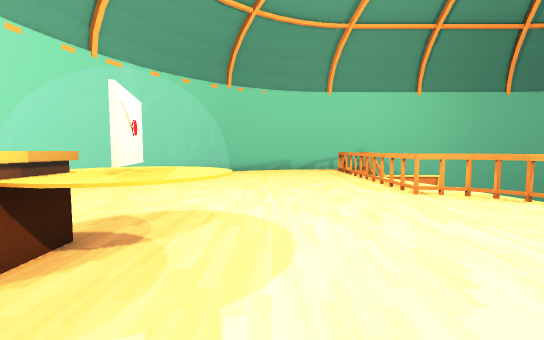
[1] (above)

13 first-person views from a walk through a 3-D level made in the Unity game engine. The camera is 1.2 m above the floor, tilts 4° down and sees 90° across. The floor is counted in squares, 1 m on a side. Each view is taken from the middle of a square. On the plan, view 1 faces up. The plan holds only what a view shows up to about 13 squares ahead; the rest is blank. The place goes on beyond the plan. The player character is not drawn. Some animated figures are not drawn.

[2]
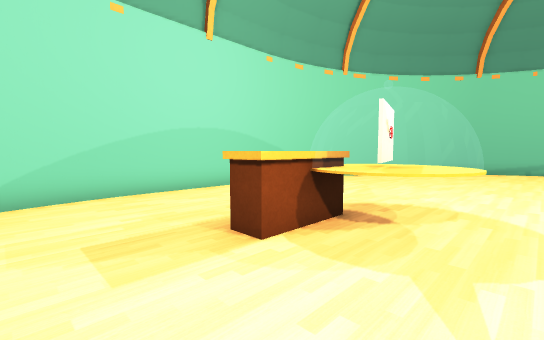

[3]
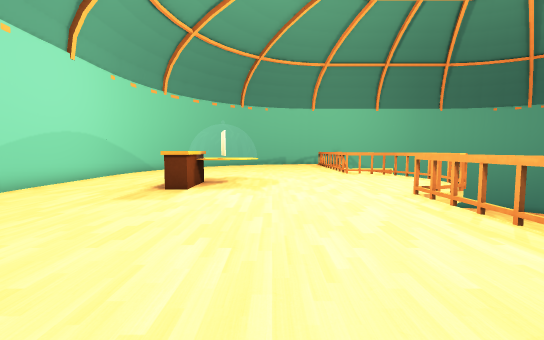

[4]
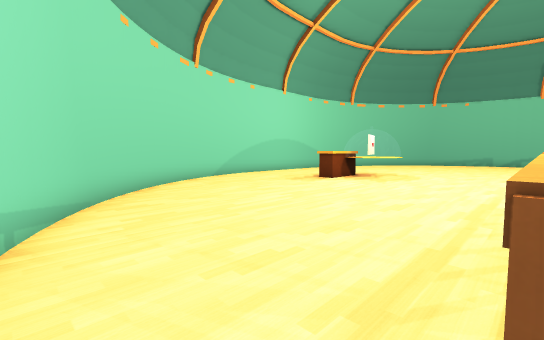

[5]
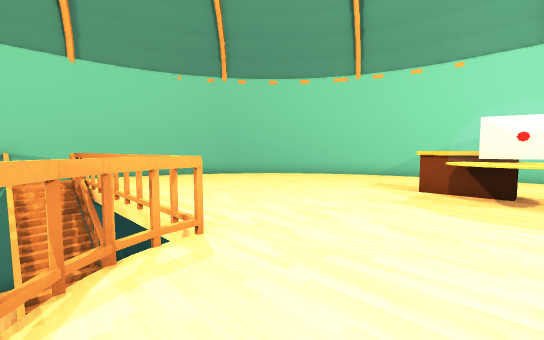

[6]
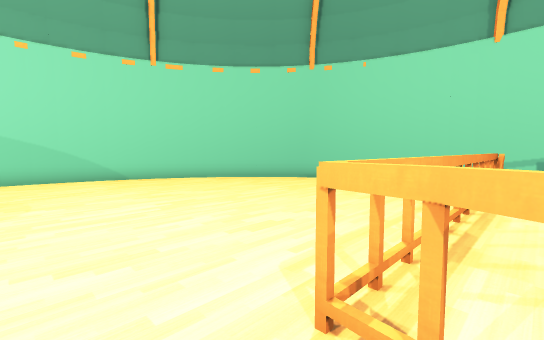

[7]
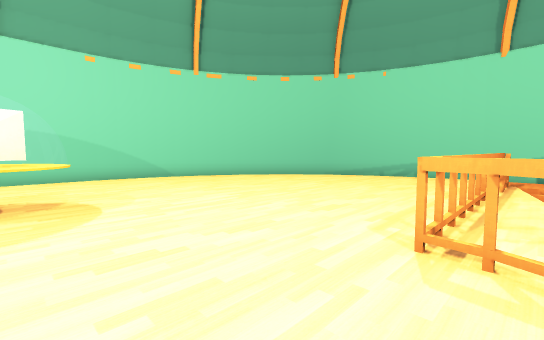

[8]
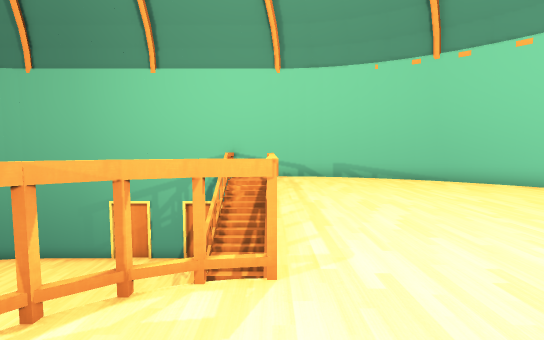

[9]
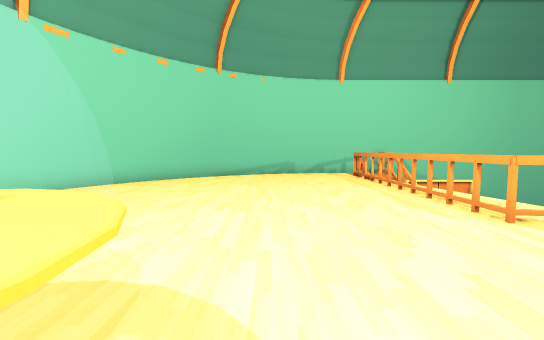

[10]
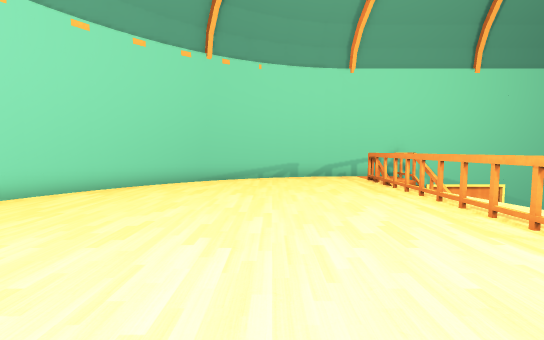

[11]
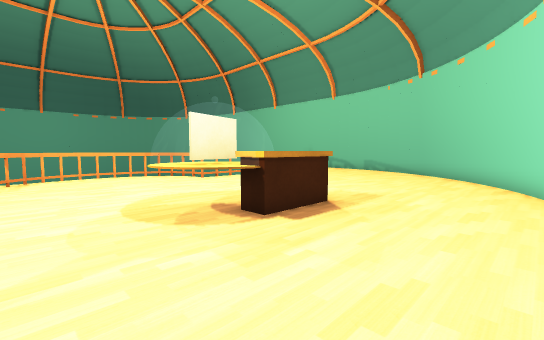

[12]
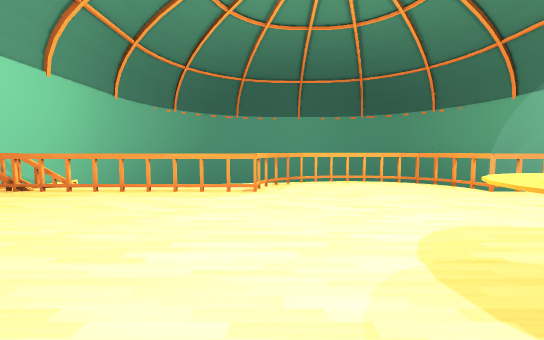

[13]
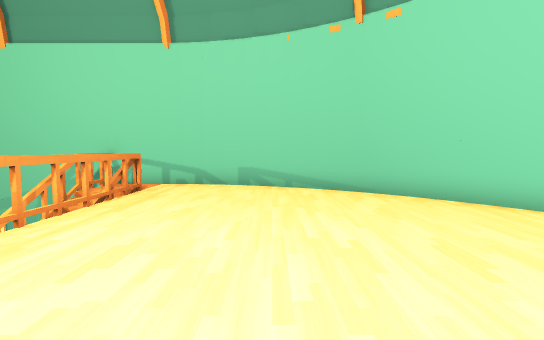

### Floor plan
Key: @ floor where view 1 was taken; # wall or solid block; x gap in a wall; . main floor; - floor 2.25 m lower than the main floor; _ floor 4 m lower than the main floor; / step, stairs or slope; v drop or lower ground; T thing the floor can be seen under or through; O other object.
Columns run from 8 left of view 1 to 9 right of it. Each row starts with its distance up from view 1.
 18         ##########
 17       ###.....v
 16     ###.....#/x
 15    ##.......#/v
 14   ##........###
 13   #.........##
 12  ##.........v-
 11  #..........T.
 10 ##..........T.v
  9 #...........T._
  8 #...........T..
  7 #............T#
  6 #.............#
  5 #.....OO.......v
  4 #....OOO.......v
  3 #....OOO.......v
  2 #....OO.......#
  1 #............##
  0 #.......@...#
 -1 #...........v
 -2 ##..........#
 -3  #..........x x
 -4  ##.........#/v
 -5   #.........#/x
 -6   ##........x/x
 -7    ##.......#/v
 -8     ###.....#/x
 -9       ###.....v
-10         ##########

Positions as (right, up) in squares from view 1, and headings:
1: (0, 0), facing up
2: (0, -1), facing up-left
3: (0, -7), facing up
4: (4, -9), facing up-left
5: (6, 4), facing down-left
6: (5, 6), facing up-left
7: (5, 4), facing up-left
8: (4, 3), facing down
9: (0, 3), facing up
10: (0, 5), facing up
11: (-7, 7), facing down-right
12: (-4, 7), facing right
13: (0, 0), facing down
